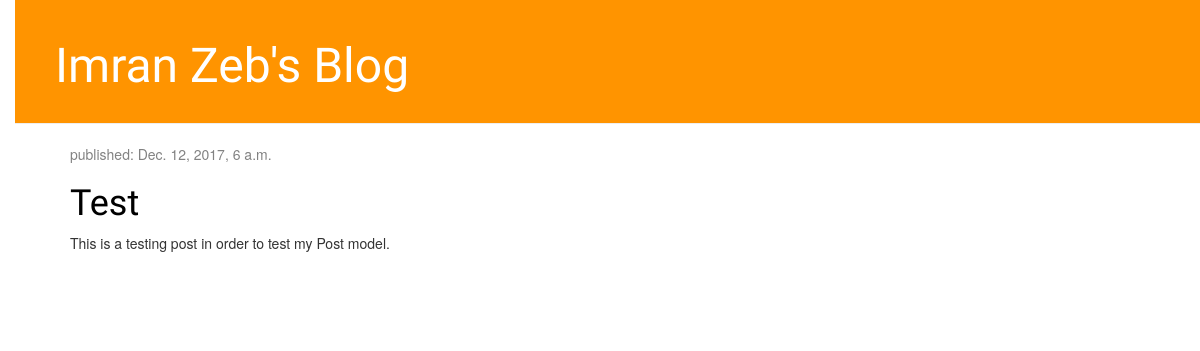
The app's page /, older data.
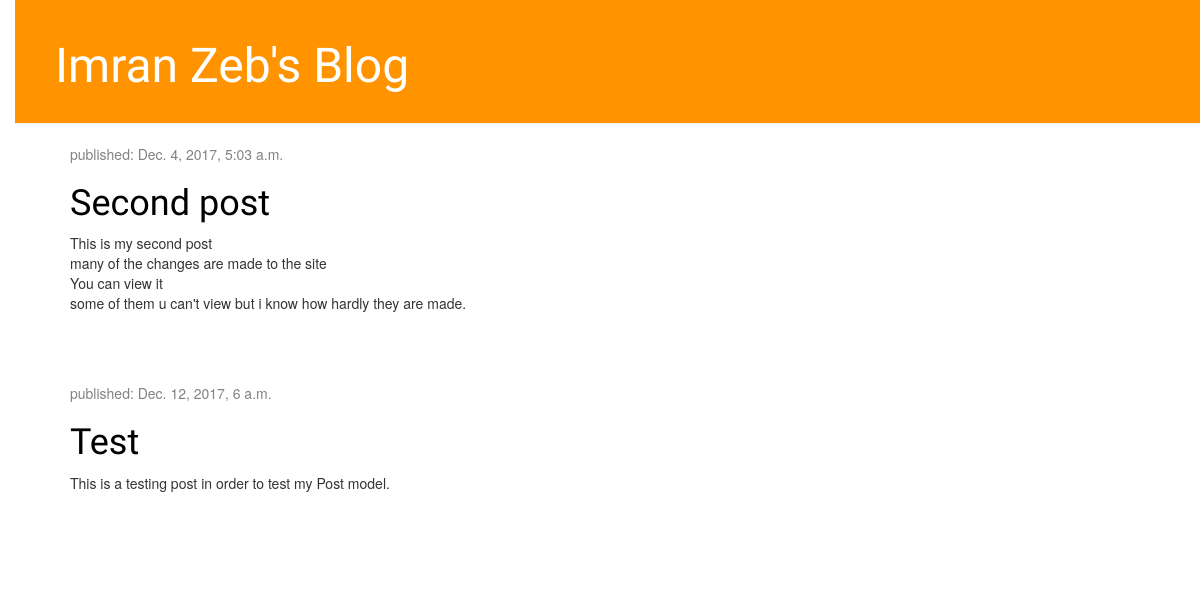
The same page, newer data.
### blog/models.py (models this page shows, shortened)
class Post(models.Model):
		author = models.ForeignKey('auth.User')
		title = models.CharField(max_length=200)
		text = models.TextField()
		created_date = models.DateTimeField(default = timezone.now)
		published_date = models.DateTimeField(blank = True, null = True)

### blog/views.py (the view)
# urls.py: url(r'^$', views.post_list, name='post_list'),
def post_list(request):
		posts = Post.objects.filter(published_date__lte=timezone.now()).order_by('published_date')
		return render(request, 'blog/post_list.html', {'posts' : posts})

### blog/templates/blog/post_list.html
{% extends 'blog/base.html' %}
{% block content %}
	{% for post in posts %}
				<div class ="post">
						<div class="date">
								<p>published: {{ post.published_date }}</p>
									</div>
										<h1><a href="{% url 'post_detail' pk=post.pk %}">{{ post.title }}</a></h1>
											<p>{{ post.text | linebreaksbr }}</p>
									</div>
						</div>
					</div>
	{% endfor %}
{% endblock %}

Row changes from the older to the newer data that the page shows:
added Post: published_date "Dec. 4, 2017, 5:03 a.m.", title "Second post", text "This is my second post many of the changes are made to the site You can view it some of them u can't view but i know how hardly they are made."
